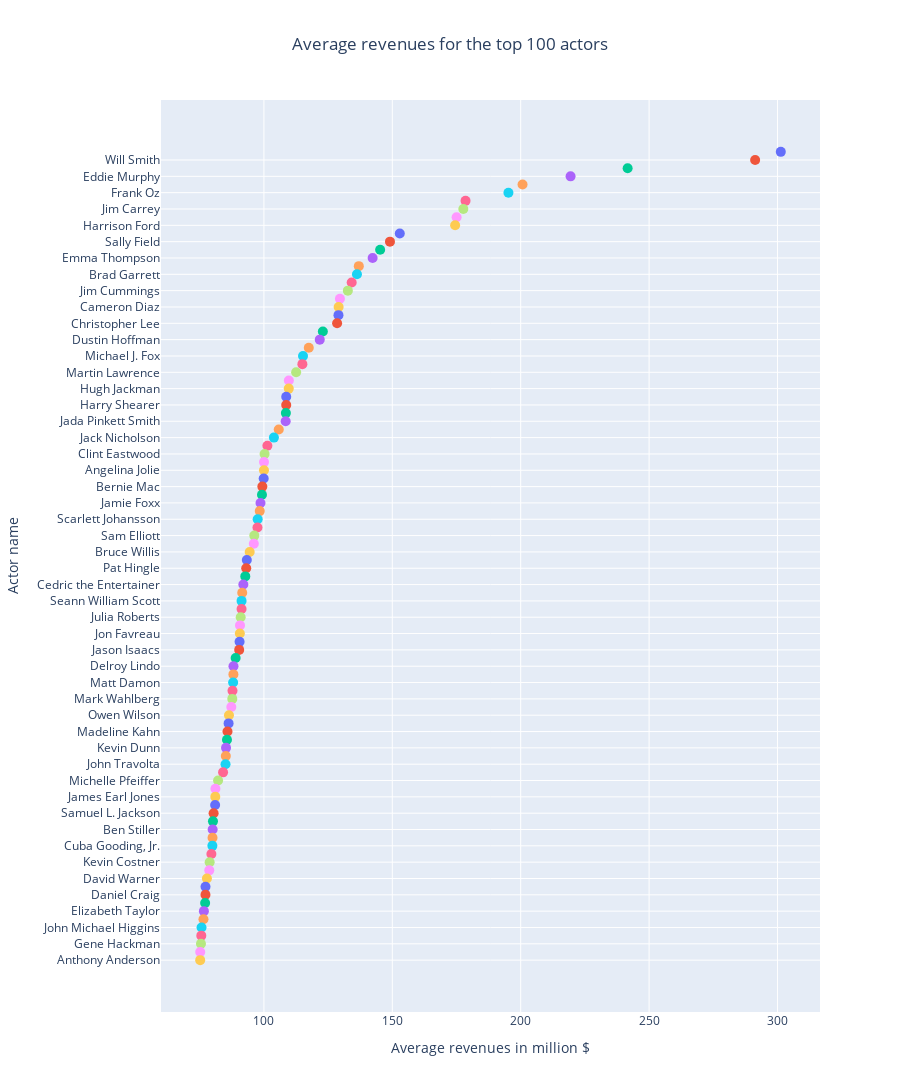

This figure's notebook cell:
### Code cell
# Sample data (replace this with your actual data)
pos_neg_df = pd.read_csv("../clean_Data/pos_neg_revenue.csv")
columns_of_interest = ['percentage_of_positive_words', 'percentage_of_negative_words', 'percentage_of_neutral_words', 'Revenue_with_inflation']
data_to_plot = pos_neg_df[columns_of_interest]
